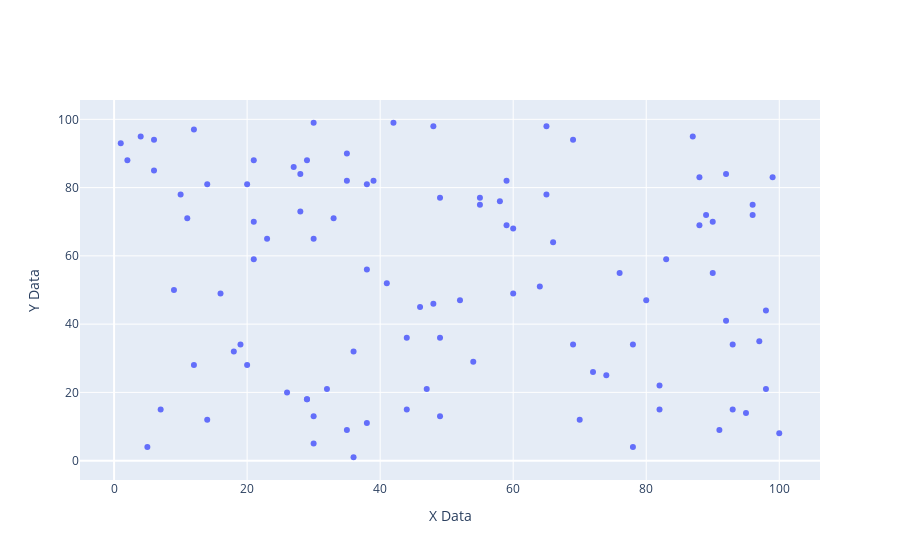

Source (notebook cell):
### Markdown cell above
## Scatterplot Graph Object with Random Data

### Code cell
import plotly.graph_objects as go
import random

# Generate random data
random.seed(42)
random_x = []
random_y = []
for _ in range(100):
    random_number = random.randint(1, 101)
    # print(random_number)
    random_x.append(random_number)
    random_number = random.randint(1, 101)
    random_y.append(random_number)
# print(random_x)


# Run the data as a list 
# Create the scatter plot
fig = go.Figure(data=[go.Scatter(x=random_x, y=random_y, mode='markers'
)])
fig.update_layout(
    xaxis_title="X Data",
    yaxis_title="Y Data"
)

# Show the plot
fig.show()

### Figure 1 — Plotly figure (JSON) as saved in the notebook; plotly's stock layout.template omitted (floating-point values rounded to 4 significant figures)
{"data": [{"mode": "markers", "type": "scatter", "x": [82, 4, 36, 29, 95, 87, 70, 76, 5, 12, 30, 78, 72, 92, 90, 54, 58, 36, 98, 90, 44, 20, 98, 14, 49, 46, 78, 6, 59, 16, 11, 38, 80, 74, 91, 6, 30, 38, 30, 49, 59, 47, 48, 27, 35, 88, 10, 82, 69, 32, 60, 35, 89, 29, 42, 100, 30, 41, 35, 28, 92, 28, 64, 83, 19, 18, 96, 69, 96, 55, 52, 29, 66, 12, 7, 20, 21, 55, 9, 49, 60, 33, 2, 93, 88, 97, 99, 44, 38, 21, 1, 93, 65, 23, 14, 39, 65, 26, 48, 21], "y": [15, 95, 32, 18, 14, 95, 12, 55, 4, 28, 65, 4, 26, 84, 70, 29, 76, 1, 21, 55, 36, 28, 44, 12, 13, 45, 34, 94, 69, 49, 71, 81, 47, 25, 9, 85, 99, 11, 13, 36, 82, 21, 46, 86, 90, 83, 78, 22, 94, 21, 49, 82, 72, 88, 99, 8, 5, 52, 9, 73, 41, 84, 51, 59, 34, 32, 72, 34, 75, 75, 47, 18, 64, 97, 15, 81, 88, 77, 50, 77, 68, 71, 88, 15, 69, 35, 83, 15, 56, 59, 93, 34, 98, 65, 81, 82, 78, 20, 98, 70]}], "layout": {"xaxis": {"title": {"text": "X Data"}}, "yaxis": {"title": {"text": "Y Data"}}}}
